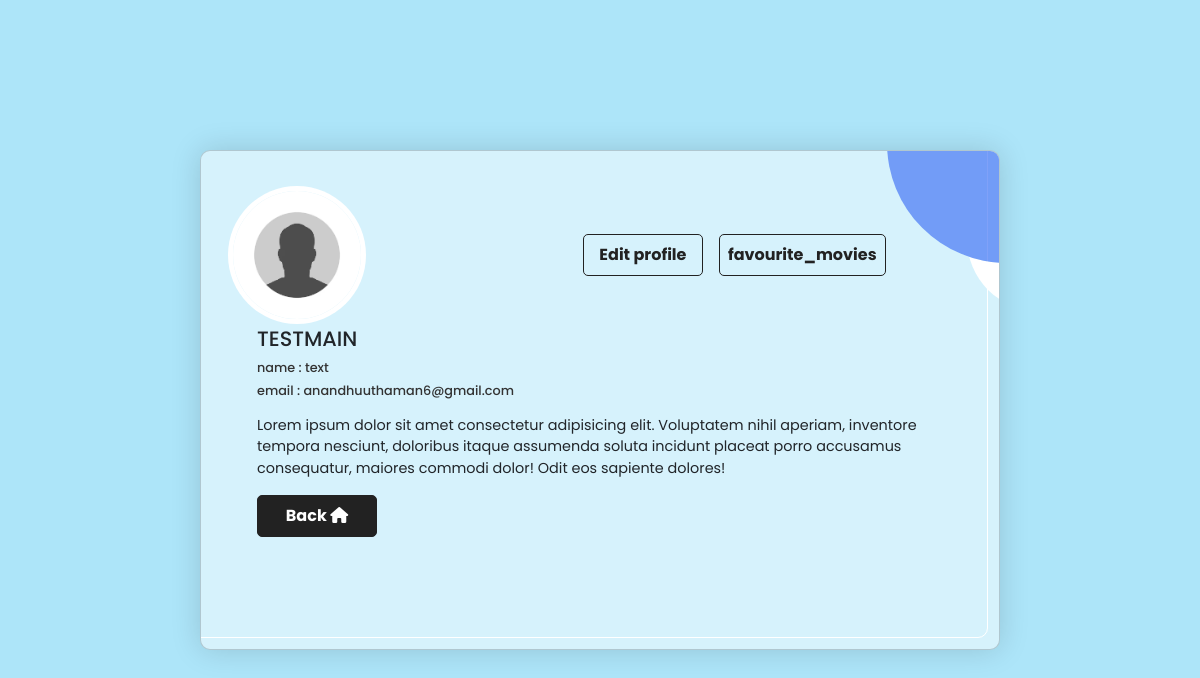
Screenshot of /accounts/view_profile/ (signed in) with the database file from the repository.
### accounts/models.py (models this page shows, shortened)
class CustomUser(AbstractBaseUser, PermissionsMixin):
    email = models.EmailField(unique=True)
    username = models.CharField(max_length=30, unique=True)
    first_name = models.CharField(max_length=30)
    last_name = models.CharField(max_length=30)
    date_joined = models.DateTimeField(auto_now_add=True)
    last_login = models.DateTimeField(auto_now_add=True)
    is_active = models.BooleanField(default=True)
    is_staff = models.BooleanField(default=False)
    objects = CustomUserManager()
    USERNAME_FIELD = 'email'
    REQUIRED_FIELDS = ['username', 'first_name', 'last_name']

### accounts/views.py (the view)
# urls.py: path('view_profile/',view_profile,name='view_profile'),
@login_required()
def view_profile(request):
    is_favourite = False
    if request.user.is_authenticated:
        is_favourite = Favourite.objects.filter(user=request.user).exists()
    return render(request,'profile/view_profile.html',{'user':request.user,'is_favourite':is_favourite})

### movies/context_processors.py (called while the page is built)
def menu_links(req):
    links  = Category.objects.all()
    return dict(links=links)

### templates/profile/view_profile.html (shortened to what this page needs)
{% load static %}
<!DOCTYPE html>
<html lang="en">
<head>
    <link href="https://cdn.jsdelivr.net/npm/bootstrap@5.3.3/dist/css/bootstrap.min.css" rel="stylesheet">
    <link rel="stylesheet" href="{% static 'profile.css' %}">
</head>
<body>
    <div class="card">
        <div class="img d-flex justify-content-between align-items-center" style="max-width: 90%;"">
          <img src="{% static 'profile.avif' %}" alt="img" >
          <div class="links d-flex justify-content-between">
            <a href="{% url 'edit_profile' %}" class="m-2">
              <button class="view">Edit profile</button>
            </a>
            {% if is_favourite %}
              <a class="m-2" href="{% url 'favourite_movies' %}">
                <button class="view">favourite_movies</button>
              </a>
            {% endif %}
          </div>
        </div>
        <div class="infos">
          <div class="name">
            <h2 class="mt-2">{{user.username | upper}} </h2>
            <h4>name : {{user.first_name}}</h4>
            <h4>email : {{user.email}}</h4>
          </div>
          <p class="text">
            Lorem ipsum dolor sit amet consectetur adipisicing elit. Voluptatem nihil aperiam, inventore tempora nesciunt, doloribus itaque assumenda soluta incidunt placeat porro accusamus consequatur, maiores commodi dolor! Odit eos sapiente dolores!
          </p>
          <div class="links ">
            <a class="back" href="{% url 'movie_list' %}">
              <button class="follow">Back <i class="fa-solid fa-house"></i></i></button>
            </a>
          </div>
        </div>
      </div>
</body>
</html>

### static/profile.css (style rules this page uses)
* { margin: 0; padding: 0; box-sizing: border-box; }
body { font-family: 'Poppins', sans-serif; align-items: center; justify-content: center; background-color: #ADE5F9; min-height: 100vh; }
img { max-width: 100%; display: block; }
.card::after, .card img { border-radius: 50%; }
body, .card, .stats { display: flex; }
.card { padding: 2.5rem 2rem; border-radius: 10px; background-color: rgba(255, 255, 255, .5); max-width: 800px; height:500px; box-shadow: 0 0 30px rgba(0, 0, 0, .15); margin: 1rem; position: relative; transform-style: preserve-3d; overflow: hidden; }
.card::before, .card::after { content: ''; position: absolute; z-index: -1; }
.card::before { width: 100%; height: 100%; border: 1px solid #FFF; border-radius: 10px; top: -.7rem; left: -.7rem; }
.card::after { height: 15rem; width: 15rem; background-color: #4172f5aa; top: -8rem; right: -8rem; box-shadow: 2rem 6rem 0 -3rem #FFF }
.card img { width: 8rem; min-width: 80px; box-shadow: 0 0 0 5px #FFF; }
.infos { margin-left: 1.5rem; }
.name { margin-bottom: 1rem; }
.name h2 { font-size: 1.3rem; }
.name h4 { font-size: .8rem; color: #333 }
.text { font-size: .9rem; margin-bottom: 1rem; }
.links button { font-family: 'Poppins', sans-serif; min-width: 120px; padding: .5rem; border: 1px solid #222; border-radius: 5px; font-weight: bold; cursor: pointer; transition: all .25s linear; }
.links .follow, .links .view:hover { background-color: #222; color: #FFF; }
.links .view, .links .follow:hover { background-color: transparent; color: #222; }
.back { color: white; }

### rows the page displays
CustomUser: username "TESTMAIN", first_name "text", email "anandhuuthaman6@gmail.com"
